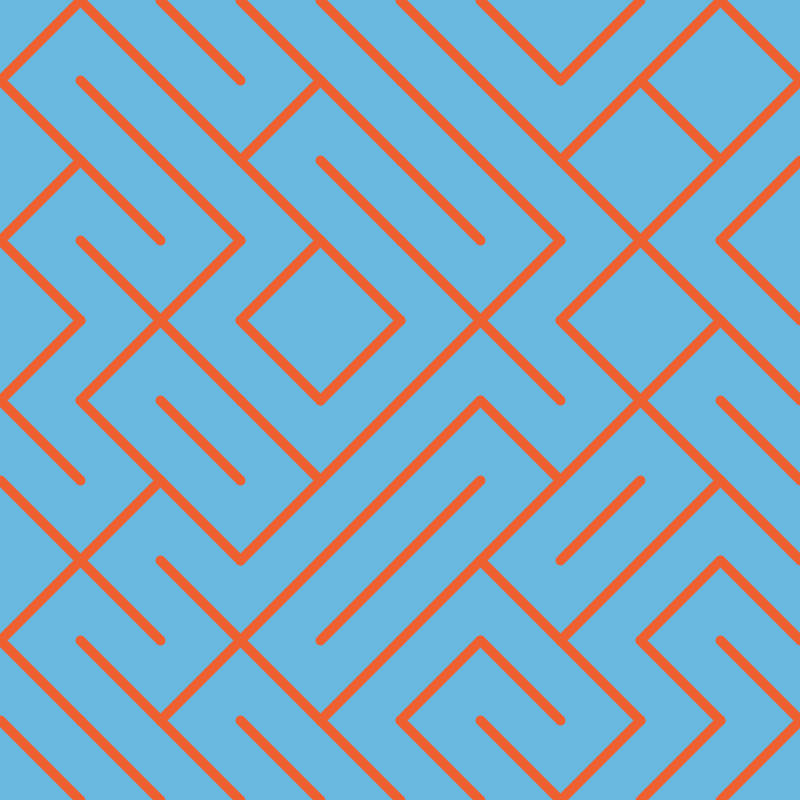
Frame 1 (no input)
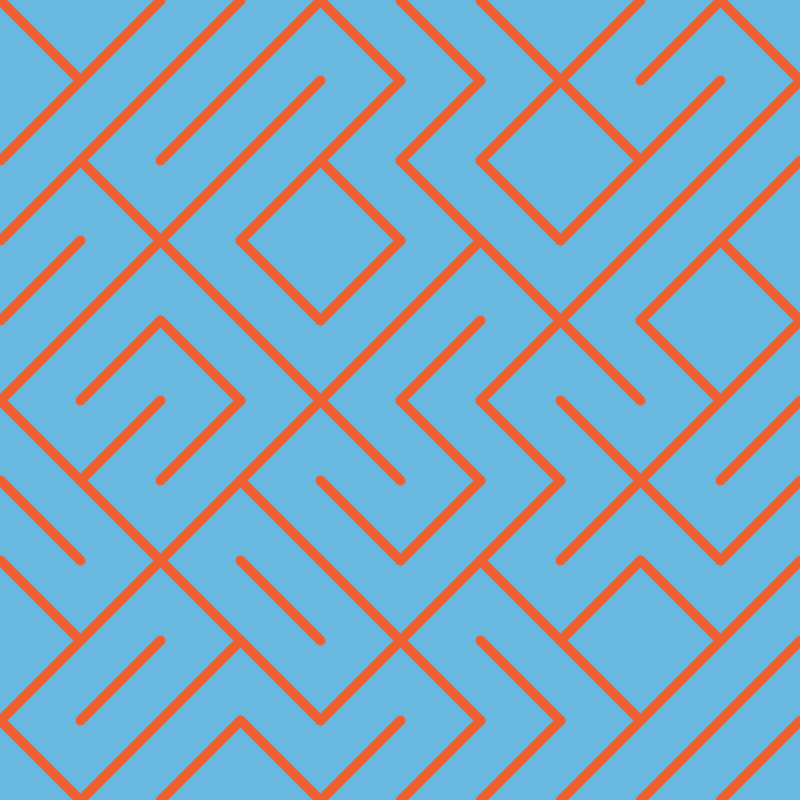
Frame 2 (the mouse pressed at the canvas centre, redrawn once)

The Processing sketch that drew these frames (run headless with seeded random() and noise(); the mouse was pressed at the canvas centre and the sketch redrawn once):

// Processing sketch: pattern_04
// ── pattern_04.pde
color blue = color(105, 184, 223); // Background color
color orange = color(239, 96, 48); // Stroke color

// Grid size and step variables
int numCols = 10;
int numRows = 10;

void setup() {
  size(800, 800); // Set an 800x800px canvas
  stroke(orange); // orange stroke color
  strokeWeight(10); // thick stroke weight
  noLoop(); // only one draw frame
}

void draw() {
  background(blue);
  float stepX = width / numCols;
  float stepY = height / numRows;
  for (int x = 0; x < width; x += stepX) {
    for (int y = 0; y < height; y += stepY) {
      drawLine(x, y, stepX, stepY);
    }
  }
}

// Custom fxn draws one of two lines when called.
void drawLine(float x, float y, float stepX, float stepY) {
  float rand = random(1);
  if (rand < .5) {
    line(x, y, x + stepX, y + stepY);
  } else if (rand > .5) {
    line(x + stepX, y, x, y + stepY);
  }
}
